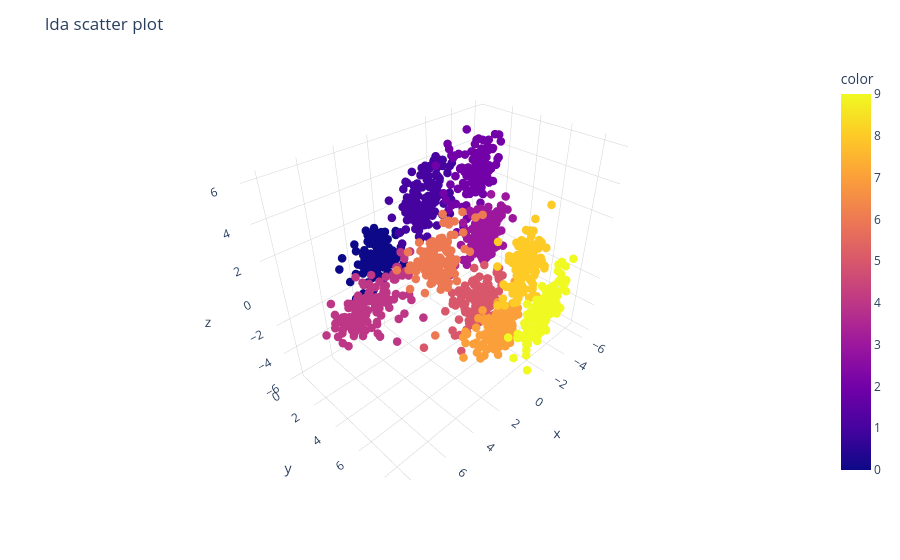

The notebook cell saved with this chart:
### Code cell
# 3d  - 3 features , components

fig = px.scatter_3d(df, x =x_train_lda[:,0], y = y_train, z= x_train_lda[:,1],
                    labels ={
                        'ld1',
                        'ld2',
                        'ld3'
                    },
                    opacity = 1, color =y_train)



fig.update_layout(scene={
    'xaxis_backgroundcolor': 'white',
    'yaxis_backgroundcolor': 'white',
    'zaxis_backgroundcolor': 'white'
})



fig.update_layout(scene = dict(xaxis_showgrid = True, xaxis_gridwidth = 1, xaxis_gridcolor='lightgrey',
                               yaxis_showgrid = True, yaxis_gridwidth = 1, yaxis_gridcolor='lightgrey',
                               zaxis_showgrid = True, zaxis_gridwidth = 1, zaxis_gridcolor='lightgrey'
                               ))

fig.update_layout(title_text ='lda scatter plot')
fig.update_traces(marker ={"size": 5})

fig.show()

### Figure 1 — Plotly figure (JSON) as saved in the notebook; plotly's stock layout.template omitted (floating-point values rounded to 4 significant figures; data arrays with more than 128 entries replaced by an {"elided": "..."} marker saying what was removed)
{"data": [{"hovertemplate": "x=%{x}<br>y=%{y}<br>z=%{z}<br>color=%{marker.color}<extra></extra>", "legendgroup": "", "marker": {"color": {"elided": "1347 int values"}, "coloraxis": "coloraxis", "opacity": 1, "size": 5, "symbol": "circle"}, "mode": "markers", "name": "", "scene": "scene", "showlegend": false, "type": "scatter3d", "x": {"elided": "1347 float values"}, "y": {"elided": "1347 int values"}, "z": {"elided": "1347 float values"}}], "layout": {"coloraxis": {"colorbar": {"title": {"text": "color"}}, "colorscale": [[0, "#0d0887"], [0.1111, "#46039f"], [0.2222, "#7201a8"], [0.3333, "#9c179e"], [0.4444, "#bd3786"], [0.5556, "#d8576b"], [0.6667, "#ed7953"], [0.7778, "#fb9f3a"], [0.8889, "#fdca26"], [1, "#f0f921"]]}, "legend": {"tracegroupgap": 0}, "margin": {"t": 60}, "scene": {"domain": {"x": [0, 1], "y": [0, 1]}, "xaxis": {"backgroundcolor": "white", "gridcolor": "lightgrey", "gridwidth": 1, "showgrid": true, "title": {"text": "x"}}, "yaxis": {"backgroundcolor": "white", "gridcolor": "lightgrey", "gridwidth": 1, "showgrid": true, "title": {"text": "y"}}, "zaxis": {"backgroundcolor": "white", "gridcolor": "lightgrey", "gridwidth": 1, "showgrid": true, "title": {"text": "z"}}}, "title": {"text": "lda scatter plot"}}}
